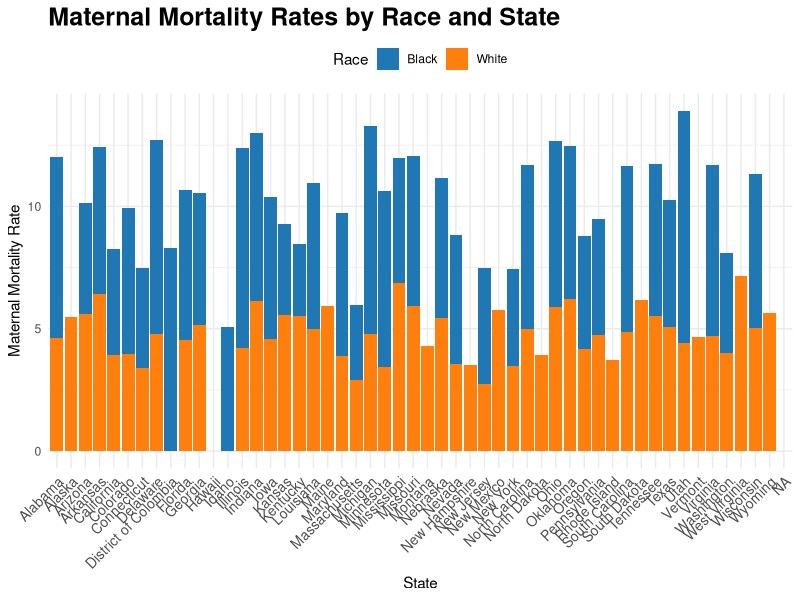
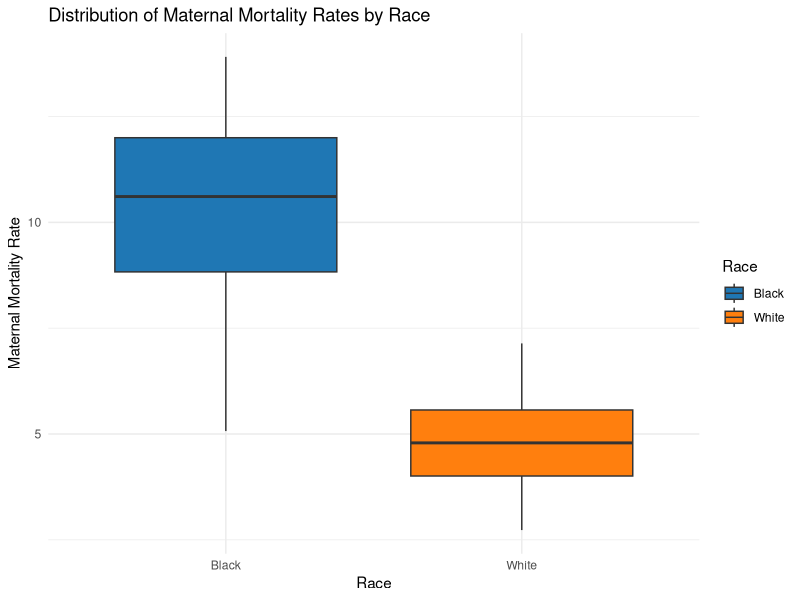
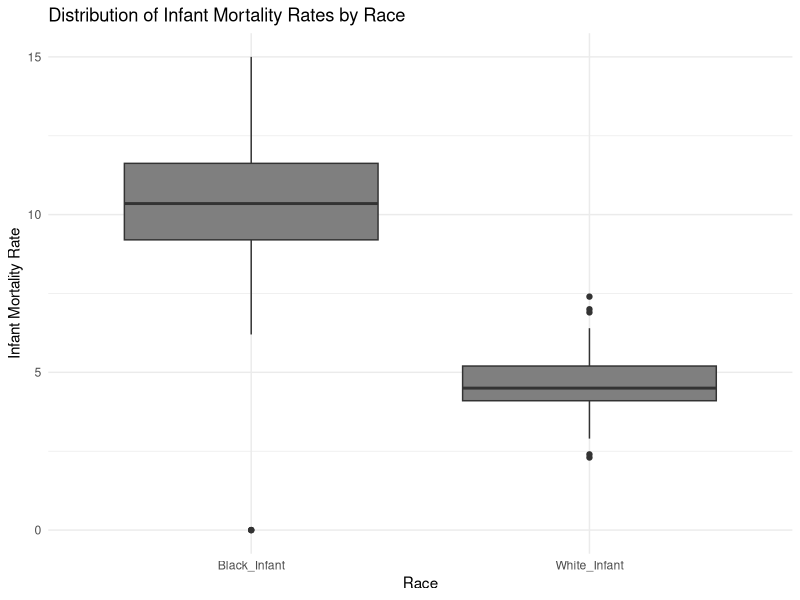

Write the R code that produced these figures, in order.
## ---- chunk 1

# Load necessary libraries and read in the data
library(readr)
df <- read_csv("Data/ByState.csv")

# Display the first few rows to inspect the data
head(df)

## ---- chunk 2

# Ensure that dplyr package is installed and loaded
options(repos = c(CRAN = "https://cran.r-project.org"))
install.packages("dplyr")
library(dplyr)

## ---- chunk 3

# Rename columns for maternal mortality rates
df <- df %>%
  rename(
    Black = `Maternal Mortality - Mother's Race is Black (2017-2022)`,
    White = `Maternal Mortality - Mother's Race is White (2017-2022)`
  )

# Display the first few rows to confirm changes
head(df)

## ---- chunk 4

library(ggplot2)

# Create a bar plot comparing maternal mortality rates by state for Black and White mothers
ggplot() +
  geom_bar(data = df, aes(x = State, y = Black, fill = "Black"), 
           stat = "identity", position = "dodge") +
  geom_bar(data = df, aes(x = State, y = White, fill = "White"), 
           stat = "identity", position = "dodge") +
  labs(
    title = "Maternal Mortality Rates by Race and State",
    x = "State",
    y = "Maternal Mortality Rate",
    fill = "Race"
  ) +
  theme_minimal() +
  theme(
    axis.text.x = element_text(angle = 45, hjust = 1, size = 10),
    plot.title = element_text(size = 18, face = "bold"),
    legend.position = "top"
  ) +
  scale_fill_manual(values = c("Black" = "#1f77b4", "White" = "#ff7f0e"))

## ---- chunk 5

library(tidyr)

# Convert data to long format for easier plotting
df_long <- df %>%
  pivot_longer(cols = c(Black, White), names_to = "Race", values_to = "MortalityRate")

# Create a boxplot for the distribution of maternal mortality rates
ggplot(df_long, aes(x = Race, y = MortalityRate, fill = Race)) +
  geom_boxplot() +
  labs(
    title = "Distribution of Maternal Mortality Rates by Race",
    x = "Race",
    y = "Maternal Mortality Rate"
  ) +
  scale_fill_manual(values = c("Black" = "#1f77b4", "White" = "#ff7f0e")) +
  theme_minimal()

## ---- chunk 6

# Perform a t-test to compare maternal mortality rates between Black and White mothers
black_rates <- na.omit(df$Black)
white_rates <- na.omit(df$White)

t_test_result <- t.test(black_rates, white_rates, alternative = "greater")

# Print the t-test results
print(t_test_result)

## ---- chunk 7

# Rename columns for infant mortality rates
df <- df %>%
  rename(
    Black_Infant = `Total Infant Mortality black`,
    White_Infant = `Total Infant Mortality white`
  )

# Display the first few rows to confirm changes
head(df)

## ---- chunk 8

# Convert data to long format for easier plotting
df_long <- df %>%
  pivot_longer(cols = c(Black_Infant, White_Infant), names_to = "Race", values_to = "InfantMortalityRate")

# Create a boxplot for the distribution of infant mortality rates
ggplot(df_long, aes(x = Race, y = InfantMortalityRate, fill = Race)) +
  geom_boxplot() +
  labs(
    title = "Distribution of Infant Mortality Rates by Race",
    x = "Race",
    y = "Infant Mortality Rate"
  ) +
  scale_fill_manual(values = c("Black" = "#1f77b4", "White" = "#ff7f0e")) +
  theme_minimal()

## ---- chunk 9

# Perform a t-test to compare infant mortality rates between Black and White infants
black_infant_rates <- na.omit(df$Black_Infant)
white_infant_rates <- na.omit(df$White_Infant)

t_test_result_infant <- t.test(black_infant_rates, white_infant_rates, alternative = "greater")

# Print the t-test results
print(t_test_result_infant)

